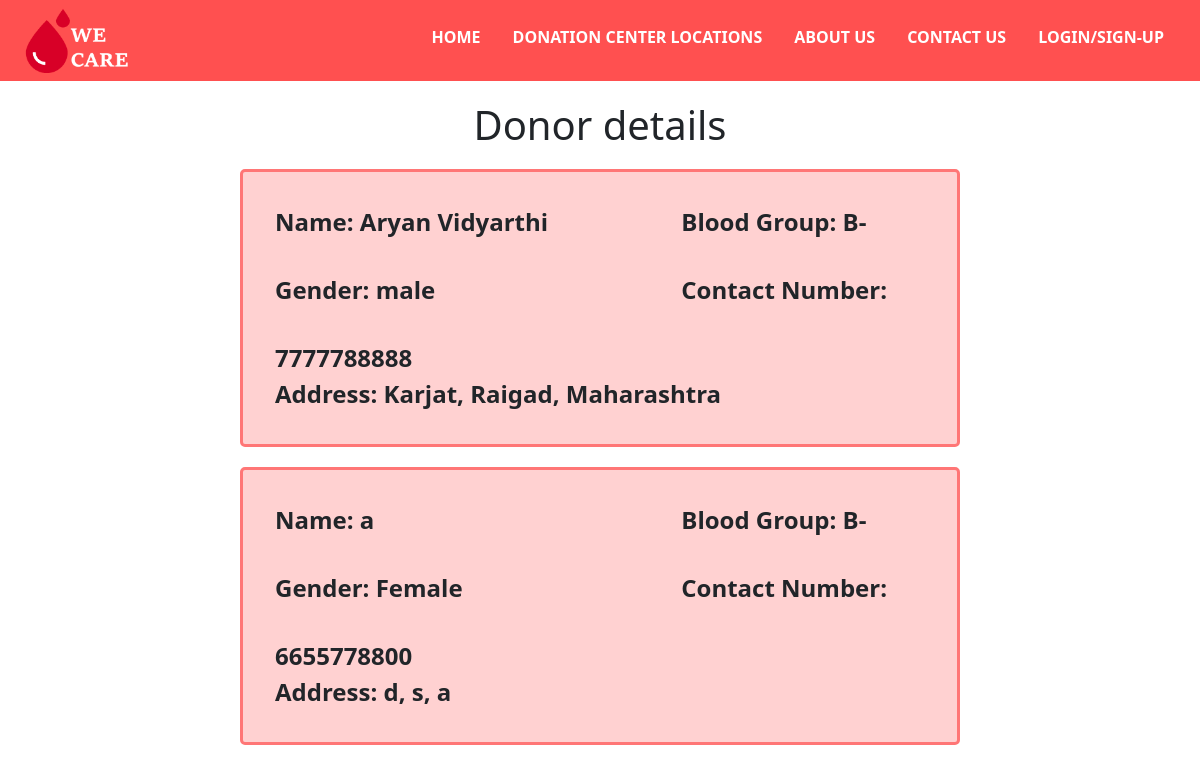
Page /donor_details.php?id=B- on the committed database.
### tables this page shows
CREATE TABLE `details` (
  `name` varchar(50) NOT NULL,
  `gender` varchar(15) NOT NULL,
  `blood_grp` varchar(10) NOT NULL,
  `aadhaar_no` bigint(12) NOT NULL,
  `date` date NOT NULL,
  `contact_no` bigint(10) NOT NULL,
  `email` varchar(25) NOT NULL,
  `state` varchar(20) NOT NULL,
  `district` varchar(20) NOT NULL,
  `city` varchar(20) NOT NULL
);

### donor_details.php (the view, shortened to what this page needs)
<!DOCTYPE html>
<html lang="en">
<head>
	<link href="https://cdn.jsdelivr.net/npm/bootstrap@5.0.2/dist/css/bootstrap.min.css" rel="stylesheet">
    <link rel="stylesheet" href="style.css">
	<link rel="stylesheet" href="donor.css">
</head>
<body>
	<header>
<?php
	include "navbar.php";
	?>
	</header>
	<?php
	include "config.php";
	$pasta = $_GET['id'] ;
	$sql = "SELECT * from details where blood_grp = '$pasta' ";
	$result=mysqli_query($conn,$sql);
	$rows=mysqli_fetch_assoc($result);
	?>
	<h1>Donor details</h1>
 				<?php
                    do{
                ?>
		<div class="pizza">
		<span id="namee" class="det">Name: <?php echo $rows['name'] ?></span>
		<span class="det">Blood Group: <?php echo $rows['blood_grp']?></span> <br>
		<span id="genderr" class="det">Gender: <?php echo $rows['gender'] ?></span>
		<span id="num" class="det">Contact Number: <?php echo $rows['contact_no'] ?></span>
		<div id="addr" class="det">Address: <?php echo $rows['city'].",&nbsp;";
	 								echo $rows['district'].",&nbsp;";
	 								echo $rows['state']?></div>
	</div>
	<?php
                    }while($rows=mysqli_fetch_assoc($result))
                ?>
</body>
</html>

### style.css (style rules this page uses)
body { overflow-x: hidden; top: 0px !important; }
header { background-color: rgb(255, 80, 80); color: white; }

### donor.css (style rules this page uses)
h1 { text-align: center; margin-top: 20px; margin-bottom: 20px; }
.pizza { background-color: rgb(255, 209, 209) ; width: 60%; margin: auto; margin-bottom: 20px; font-size: 1.5rem; padding-left:2rem ; padding-top: 2rem; font-weight: bold; border-radius: 5px; border: 3px solid #ff7676; }
#namee,#genderr { display: inline-block; width: 25rem; }
.det { padding-bottom: 2rem; }

### rows in the picture
details: name "Aryan Vidyarthi", blood_grp "B-", gender "male", contact_no "7777788888", city "Karjat", district "Raigad", state "Maharashtra"
details: name "a", blood_grp "B-", gender "Female", contact_no "6655778800", city "d", district "s", state "a"
